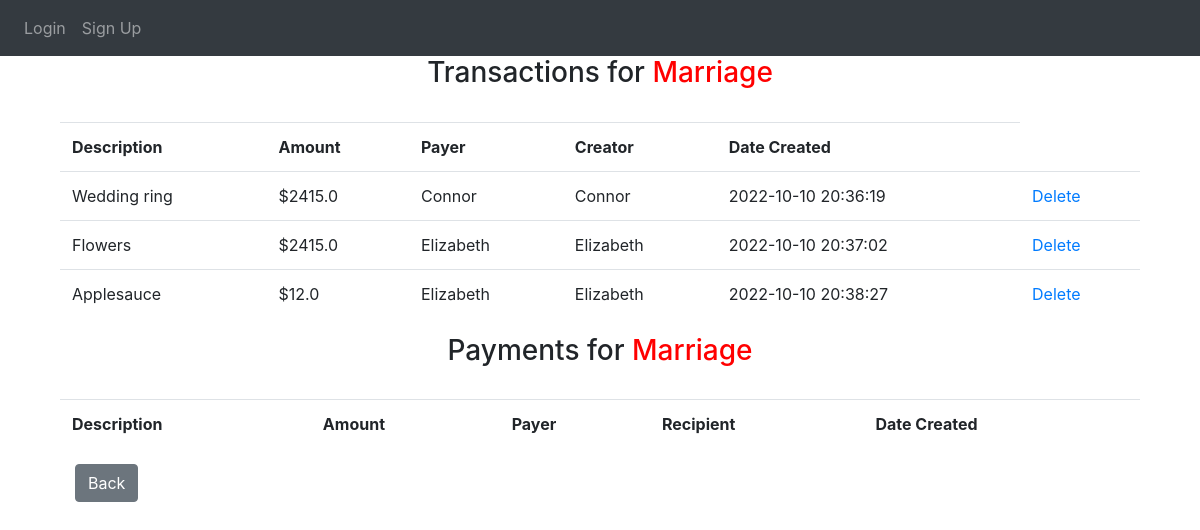
/see-transactions?groupID=1, run on an earlier commit of the app's database.
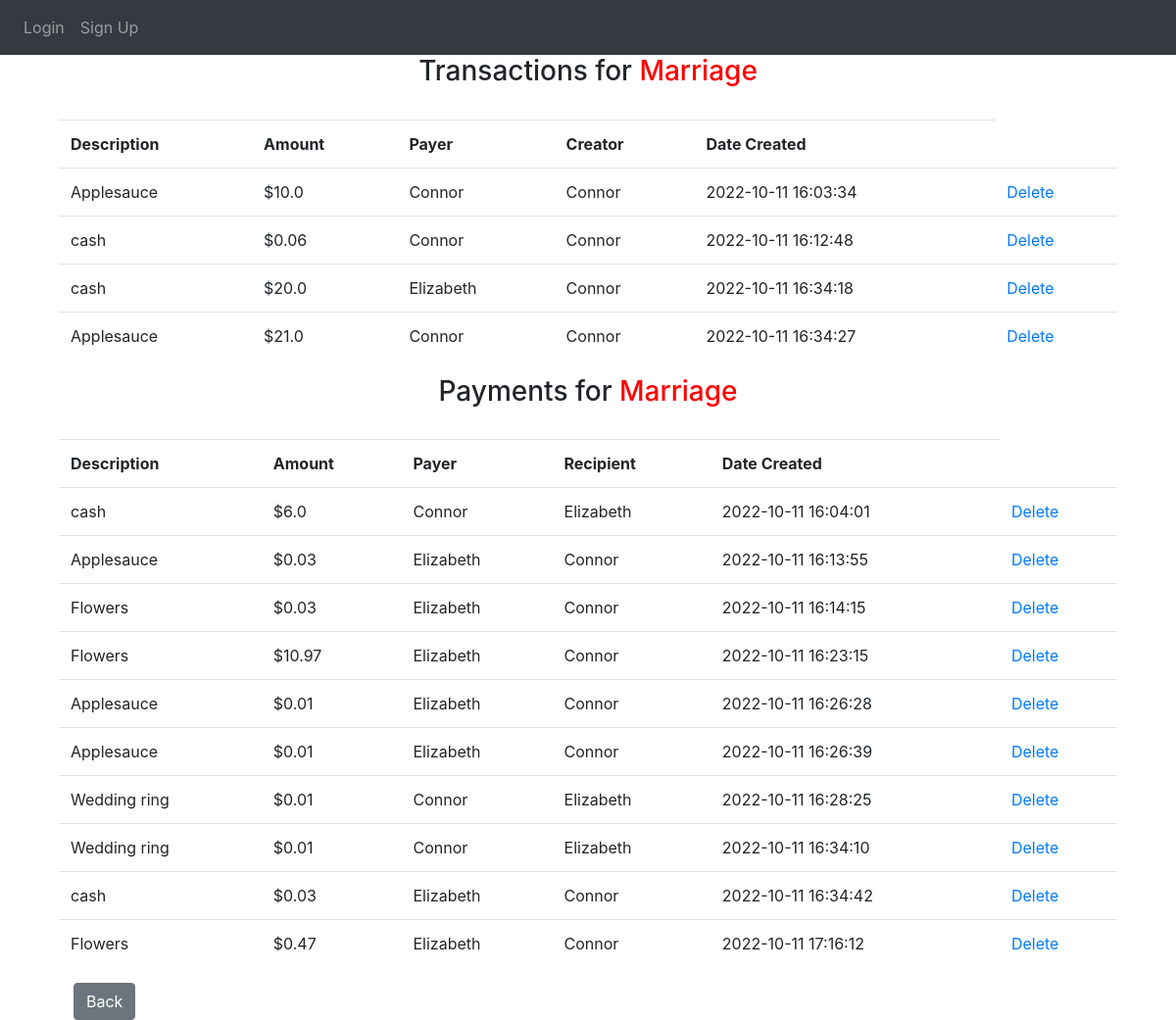
And on a later commit of the database.
### website/models.py (models this page shows, shortened)
class Group(db.Model):
    id = db.Column(db.Integer, primary_key=True)
    admin_id = db.Column(db.Integer)
    group_name = db.Column(db.String(30), nullable=False)
    date_created = db.Column(db.DateTime(timezone=True), default=func.now())
    transactions = db.relationship('Transaction')
    payments = db.relationship('Payment')

class Transaction(db.Model):
    id = db.Column(db.Integer, primary_key=True)
    group_id = db.Column(db.Integer, db.ForeignKey('group.id'))
    payer_id = db.Column(db.Integer, nullable=False)
    creator_id = db.Column(db.Integer, nullable=False)
    amount = db.Column(db.Float, nullable=False)
    description = db.Column(db.String(300), nullable=False)
    date_created = db.Column(db.DateTime(timezone=True), default=func.now())

class User(db.Model, UserMixin):
    id = db.Column(db.Integer, primary_key=True)
    username = db.Column(db.String(200), nullable=False)
    email = db.Column(db.String(150), unique=True)
    password = db.Column(db.String(150))
    date_created = db.Column(db.DateTime(timezone=True), default=func.now())
    groups = db.relationship('Group', secondary=group_member, backref="members")

class Payment(db.Model):
    id = db.Column(db.Integer, primary_key=True)
    group_id = db.Column(db.Integer, db.ForeignKey('group.id'))
    payer_id = db.Column(db.Integer, nullable=False)
    recipient_id = db.Column(db.Integer, nullable=False)
    amount = db.Column(db.Float, nullable=False)
    description = db.Column(db.String(300), nullable=False)
    date_created = db.Column(db.DateTime(timezone=True), default=func.now())

### website/views.py (the view)
@views.route('see-transactions', methods=["GET"])
def show_transactions():
    group_id = request.args['groupID']
    group = Group.query.filter_by(id=group_id).first()
    return render_template('see_transactions.html', user=current_user, group=group)

### website/templates/see_transactions.html
{% extends "base.html" %} {% block title %}Home{% endblock %} {% block content %}
<h3 align="center">Transactions for <span style="color: red;">{{ group.group_name }}</span></h3><br>
<div class="container" align="left" padding="1rem">
    <table class="table">
        <tr>
            <th>Description</th>
            <th>Amount</th>
            <th>Payer</th>
            <th>Creator</th>
            <th>Date Created</th>
        </tr>
    {% for transaction in group.transactions %}
        <tr>
          <td>{{transaction.description}}</td>
          <td>${{transaction.amount}}</td>
          <td>{% for member in group.members %}{% if member.id == transaction.payer_id %}{{ member.username }}{% endif %}{% endfor %}</td>
          <td>{% for member in group.members %}{% if member.id == transaction.creator_id %}{{ member.username }}{% endif %}{% endfor %}</td>
          <td>{{transaction.date_created}}</td>
          <td><a href="#">Delete</a></td>
        </tr>
    {% endfor %}
    </table>
</div>
<h3 align="center">Payments for <span style="color: red;">{{ group.group_name }}</span></h3><br>
<div class="container" align="left" padding="1rem">
    <table class="table">
        <tr>
            <th>Description</th>
            <th>Amount</th>
            <th>Payer</th>
            <th>Recipient</th>
            <th>Date Created</th>
        </tr>
    {% for payment in group.payments %}
        <tr>
          <td>{{payment.description}}</td>
          <td>${{payment.amount}}</td>
          <td>{% for member in group.members %}{% if member.id == payment.payer_id %}{{ member.username }}{% endif %}{% endfor %}</td>
          <td>{% for member in group.members %}{% if member.id == payment.recipient_id %}{{ member.username }}{% endif %}{% endfor %}</td>
          <td>{{payment.date_created}}</td>
          <td><a href="#">Delete</a></td>
        </tr>
    {% endfor %}
    </table>
    <div class="container-fluid">
        <a class="btn btn-secondary" href="mygroup?groupID={{ group.id }}" role="button">Back</a>
    </div>
</div>
{% endblock %}

### website/templates/base.html (shortened to what this page needs)
<!DOCTYPE html>
<html>
  <head>
    <link
      rel="stylesheet"
      href="https://stackpath.bootstrapcdn.com/bootstrap/4.4.1/css/bootstrap.min.css"
    />
    <link
      rel="stylesheet"
      href="https://stackpath.bootstrapcdn.com/font-awesome/4.7.0/css/font-awesome.min.css"
    />
  </head>
  <body>
    <nav class="navbar navbar-expand-lg navbar-dark bg-dark">
      <div class="collapse navbar-collapse" id="navbar">
        <div class="navbar-nav">
          {% if user.is_authenticated %}
          <a class="nav-item nav-link" id="home" href="/">Home</a>
          <a class="nav-item nav-link" id="logout" href="/logout">Logout</a>
          {% else %}
          <a class="nav-item nav-link" id="login" href="/login">Login</a>
          <a class="nav-item nav-link" id="signUp" href="/sign-up">Sign Up</a>
          {% endif %}
        </div>
      </div>
    </nav>
    <div class="container">{% block content %} {% endblock %}</div>
  </body>
</html>

What changed in the data, as far as the page shows it:
removed Transaction: User (username "Connor")
removed Transaction: User (username "Elizabeth")
removed Transaction: User (username "Elizabeth")
added Transaction: User (username "Connor")
added Transaction: User (username "Connor")
added Transaction: User (username "Elizabeth"), User (username "Connor")
now on this page (row edited): Transaction: User (username "Connor")
added Payment: description "cash", amount "6.0", date_created "2022-10-11 16:04:01", User (username "Connor"), User (username "Elizabeth")
added Payment: description "Applesauce", amount "0.03", date_created "2022-10-11 16:13:55", User (username "Elizabeth"), User (username "Connor")
added Payment: description "Flowers", amount "0.03", date_created "2022-10-11 16:14:15", User (username "Elizabeth"), User (username "Connor")
added Payment: description "Flowers", amount "10.97", date_created "2022-10-11 16:23:15", User (username "Elizabeth"), User (username "Connor")
added Payment: description "Applesauce", amount "0.01", date_created "2022-10-11 16:26:28", User (username "Elizabeth"), User (username "Connor")
added Payment: description "Applesauce", amount "0.01", date_created "2022-10-11 16:26:39", User (username "Elizabeth"), User (username "Connor")
added Payment: description "Wedding ring", amount "0.01", date_created "2022-10-11 16:28:25", User (username "Connor"), User (username "Elizabeth")
added Payment: description "Wedding ring", amount "0.01", date_created "2022-10-11 16:34:10", User (username "Connor"), User (username "Elizabeth")
added Payment: description "cash", amount "0.03", date_created "2022-10-11 16:34:42", User (username "Elizabeth"), User (username "Connor")
added Payment: description "Flowers", amount "0.47", date_created "2022-10-11 17:16:12", User (username "Elizabeth"), User (username "Connor")
